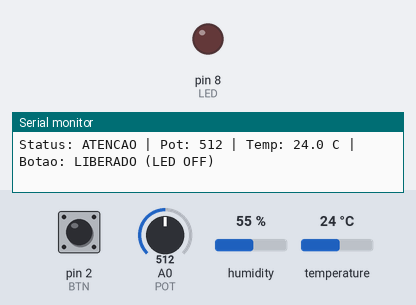
Simulated run of this sketch. Board: Arduino Uno, built with avr-gcc and run on an emulated ATmega328P. Shown: output pins drawn as LEDs (lit = HIGH), the last lines printed to the serial monitor. Inputs (shaded band) come from the test bench; at power-on: pin 2 (BTN) HIGH, temperature 24 °C, A0 (POT) = 512, humidity 55 %.

Above: at 1.8 s.
1.9 s: pin 2 (BTN) pulled LOW for 1.25 s
At 3.1 s:
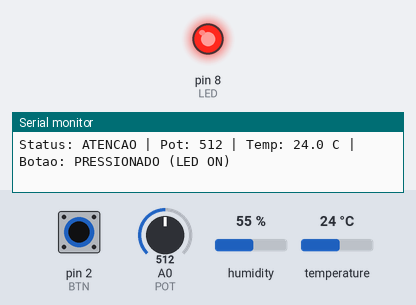
5.6 s: temperature set to 39.5 °C
7.1 s: temperature set to 40.6 °C
10.6 s: pin 2 (BTN) pulled LOW for 1.25 s
At 12.8 s:
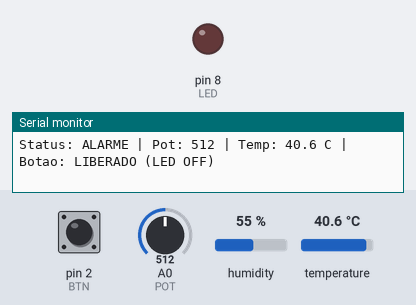
13.3 s: pin 2 (BTN) pulled LOW for 3.2 s
At 15.0 s:
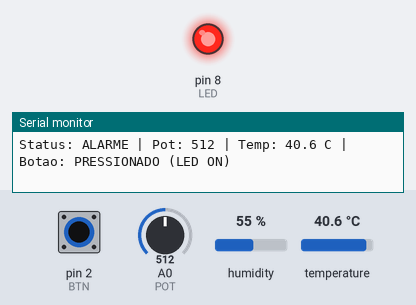
Timing chart, 0 to 18.7 s (numbered marks = the images above; inputs shaded):
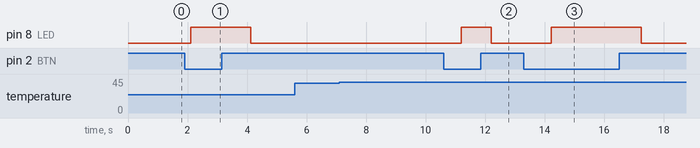

Measured:
- after the input at 1.9 s, pin 8 (LED): LOW → HIGH after 0.20 s, → LOW 2.0 s later
- after the input at 10.6 s, pin 8 (LED): LOW → HIGH after 0.59 s, → LOW 1.0 s later
- after the input at 13.3 s, pin 8 (LED): LOW → HIGH after 0.91 s, → LOW 3.0 s later

The sketch:

sistemas_automatizados.ino
```cpp
/*
  FALHA DE SENSOR (leitura inválida do DHT22)

  NORMAL (todas as condições normais)
  ATENÇÃO (temperatura >= 30°C OU potenciômetro >= 400)
  ALARME (temperatura >= 40°C OU potenciômetro >= 750)

  O botão controla o LED de forma independente (pressionado = LED aceso).
*/

#include <DHT.h>

#define DHTPIN 4
#define DHTTYPE DHT22

DHT dht(DHTPIN, DHTTYPE);

const int BTN = 2;
const int LED = 8;
const int POT = A0;

void setup() {
  Serial.begin(9600);

  //Etapa 1 e 2
  pinMode(BTN, INPUT_PULLUP);
  pinMode(LED, OUTPUT);

  //Etapa 5 e 6
  dht.begin();

  Serial.println("=== Sistema Automatizado Iniciado ===");
  Serial.println("Prioridade: FALHA > ALARME > ATENCAO > NORMAL");
  Serial.println();
}

void loop() {

  //INPUT_PULLUP: liberado = HIGH, pressionado = LOW (inversão lógica)
  bool botaoPressionado = (digitalRead(BTN) == LOW);
  digitalWrite(LED, botaoPressionado);  // LED acende quando botão é pressionado

  //Etapa 3 e 4
  int bruto = analogRead(POT);  // 0 a 1023

  //Etapa 5 e 6
  float temperatura = dht.readTemperature();

  //Etapa 7
  String status;

  if (isnan(temperatura)) {
    //Prioridade máxima: falha do sensor
    status = "FALHA DE SENSOR";
  }
  else if (temperatura >= 40.0 || bruto >= 750) {
    //Prioridade 2: ALARME
    status = "ALARME";
  }
  else if (temperatura >= 30.0 || bruto >= 400) {
    //Prioridade 3: ATENÇÃO
    status = "ATENCAO";
  }
  else {
    //Prioridade 4: NORMAL (só quando tudo tá normal)
    status = "NORMAL";
  }

  //Saída no Monitor Serial
  Serial.print("Status: ");
  Serial.print(status);
  Serial.print(" | Pot: ");
  Serial.print(bruto);
  Serial.print(" | Temp: ");

  if (isnan(temperatura)) {
    Serial.print("INVALIDA");
  } else {
    Serial.print(temperatura, 1);
    Serial.print(" C");
  }

  Serial.print(" | Botao: ");
  Serial.print(botaoPressionado ? "PRESSIONADO (LED ON)" : "LIBERADO (LED OFF)");
  Serial.println();

  delay(1000);  // Atualiza a cada 1 segundo (1000 ms = 1 seg)
}
```
